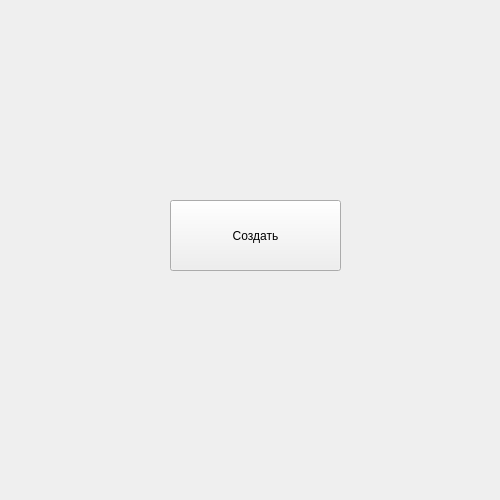
<?xml version="1.0" encoding="UTF-8"?>
<ui version="4.0">
 <class>MainWindow</class>
 <widget class="QMainWindow" name="MainWindow">
  <property name="geometry">
   <rect>
    <x>0</x>
    <y>0</y>
    <width>500</width>
    <height>500</height>
   </rect>
  </property>
  <property name="windowTitle">
   <string>MainWindow</string>
  </property>
  <widget class="QWidget" name="centralwidget">
   <widget class="QPushButton" name="pushButton">
    <property name="geometry">
     <rect>
      <x>170</x>
      <y>200</y>
      <width>171</width>
      <height>71</height>
     </rect>
    </property>
    <property name="text">
     <string>Создать</string>
    </property>
   </widget>
  </widget>
 </widget>
 <resources/>
 <connections/>
</ui>
